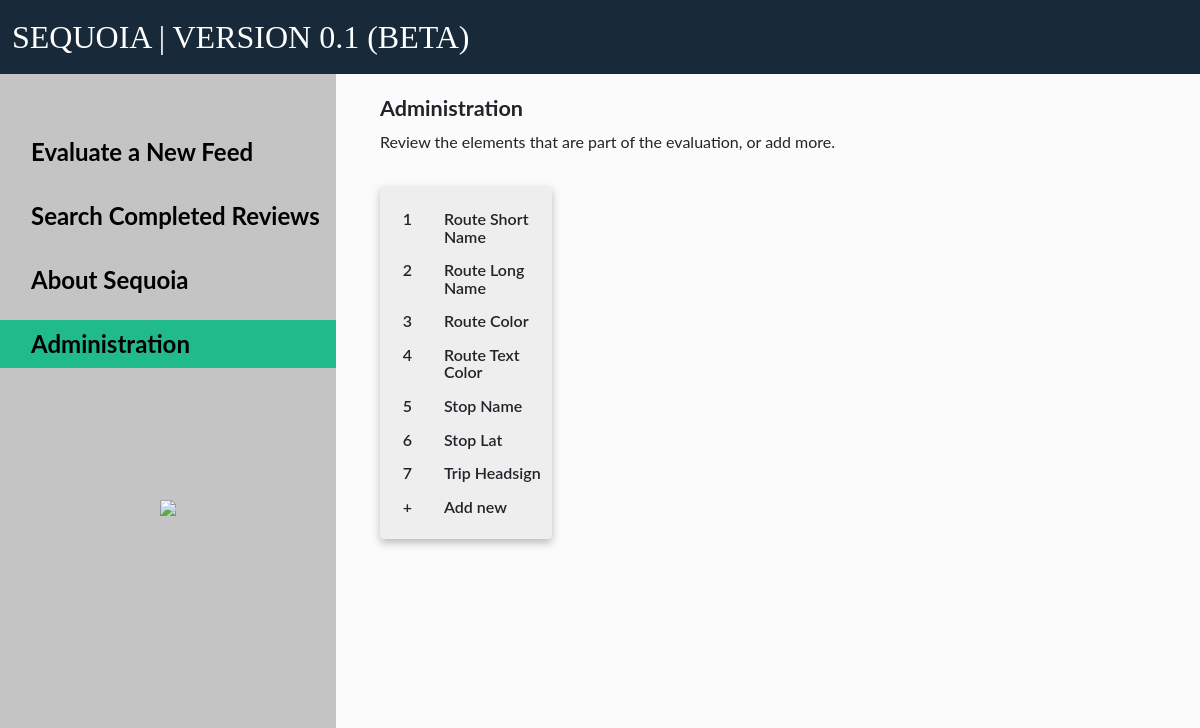
Page /administration/ on the committed database.
### gtfs_grading_app/models.py (models this page shows, shortened)
class review_category(models.Model):
    gtfs_field = models.ForeignKey(gtfs_field, on_delete=models.PROTECT)
    review_widget = models.OneToOneField(review_widget, on_delete=models.CASCADE)
    consistency_widget = models.OneToOneField(consistency_widget, on_delete=models.CASCADE)
    results_capture_widget = models.OneToOneField(results_capture_widget, on_delete=models.CASCADE)
    data_selector = models.ForeignKey('data_selector', default=1, on_delete=models.PROTECT)

class gtfs_field(models.Model):
    name = models.CharField(max_length=150, null=False)
    table = models.CharField(max_length=150, null=False)
    type = models.CharField(max_length=150, null=False)

### gtfs_grading_app/views.py (the view)
# urls.py: path('administration/', name='administration', view=views.administration),
def administration(request):
    active_page = 'admin'
    existing_review_categories = review_category.objects.select_related().all()
    return render(request, 'admin/administration.html', {'active_page': active_page,
                                                         'existing_review_categories': existing_review_categories})

### gtfs_grading_app/templatetags/custom_tags.py (called while the page is built)
@register.filter
def field_name_to_label(value):
    value = value.replace('_', ' ')
    return value.title()

### templates/admin/administration.html (shortened to what this page needs)
{% extends "home.html" %}
{% load static %}
{% load custom_tags %}
{% block content %}
    <div class="container w-100">
        <h1>Administration</h1>
        <p>Review the elements that are part of the evaluation, or add more.</p>
        <div class="row">
            <div class='col-3'>
                <div class="card table-card">
                    <div class="card-body table-card">
                        <table class="table review-select table-hover">
                            {% for cat in existing_review_categories %}
                                <tr class="{% if active_review == cat.id %}table-active{% endif %}" onclick="window.location='{% url 'admin_details' cat.id %}';">
                                    <td class="review-select-number">{{ forloop.counter }}</td>
                                    <td class="review-select-text">{{ cat.gtfs_field.name | field_name_to_label}}</td>
                                </tr>
                            {% endfor %}
                            <tr class="{% if active_review == 'add_new' %}table-active{% endif %}" onclick="window.location='{% url 'admin_add_new' %}';">
                                <td class="review-select-number">+</td>
                                <td class="review-select-text">Add new</td>
                            </tr>
                        </table>
                    </div>
                </div>
            </div>
            <div class="col-9">
            </div>
        </div>
    </div>
{% endblock %}

### gtfs_grading_app/static/css/custom.css (style rules this page uses)
:root { --blue: #007bff; --indigo: #6610f2; --purple: #6f42c1; --pink: #e83e8c; --red: #dc3545; --orange: #fd7e14; --yellow: #ffc107; --green: #21BB8B; --dark-green: #528990; --teal: #20c997; --cyan: #17a2b8; --white: #fff; --gray: #eeeeee; --gray-dark: #C4C4C4; --primary: #18A0FB; --secondary: #6c757d; --success: #28a745; --info: #17a2b8; --warning: #ffc107; --danger: #dc3545; --light: #f8f9fa; --dark: #182A3A; --breakpoint-xs: 0; --breakpoint-sm: 576px; --breakpoint-md: 768px; --breakpoint-lg: 992px; --breakpoint-xl: 1200px; --font-family-sans-serif: -apple-system, BlinkMacSystemFont, "Segoe UI", Roboto, "Helvetica Neue", Arial, sans-serif, "Apple Color Emoji", "Segoe UI Emoji", "Segoe UI Symbol"; --font-family-monospace: SFMono-Regular, Menlo, Monaco, Consolas, "Liberation Mono", "Courier New", monospace; }
html, body { height: 100%; background: #FBFBFB; font-family: Lato; }
h1 { font-size: 1.35rem; padding-top: 1rem; font-weight: bold; }
p { font-family: Lato; font-style: normal; font-weight: normal; font-size: 1rem; }
.card { color: black; text-align: left; background: var(--gray); filter: drop-shadow(0px 4px 4px rgba(0, 0, 0, 0.25)); border: none; padding:2rem; margin-top: 1rem; }
.card-body { padding-top: .5rem; padding-left: 0rem; padding-right: 0rem; }
.table { margin-bottom: 0px; }
.table-card { margin: 1rem 0; padding:0; font-family: Lato; font-style: normal; font-weight: 600; font-size: 1rem; line-height: 1.1rem; }
.review-select td { border-bottom-width: 0px !important; }
.review-select-text { padding-left: 1.5rem !important; }
.review-select-number { text-align: right; min-width: 2.5rem; }

### rows in the picture
review_category: gtfs_field.name|field_name_to_label "Route Short Name"
review_category: gtfs_field.name|field_name_to_label "Route Long Name"
review_category: gtfs_field.name|field_name_to_label "Route Color"
review_category: gtfs_field.name|field_name_to_label "Route Text Color"
review_category: gtfs_field.name|field_name_to_label "Stop Name"
review_category: gtfs_field.name|field_name_to_label "Stop Lat"
review_category: gtfs_field.name|field_name_to_label "Trip Headsign"
